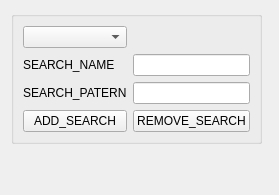
        <widget class="QWidget" name="serchTab">
         <layout class="QGridLayout" name="gridLayout_12">
          <item row="0" column="0" colspan="2">
           <widget class="QGroupBox" name="groupBox_7">
            <property name="title">
             <string/>
            </property>
            <layout class="QGridLayout" name="gridLayout_13">
             <item row="0" column="0">
              <widget class="QComboBox" name="sourcesComboBox"/>
             </item>
             <item row="1" column="0">
              <widget class="QLabel" name="label_24">
               <property name="text">
                <string>SEARCH_NAME</string>
               </property>
              </widget>
             </item>
             <item row="1" column="1">
              <widget class="QLineEdit" name="searchItemNameLineEdit"/>
             </item>
             <item row="2" column="0">
              <widget class="QLabel" name="label_25">
               <property name="text">
                <string>SEARCH_PATERN</string>
               </property>
              </widget>
             </item>
             <item row="2" column="1">
              <widget class="QLineEdit" name="searchItemPatternLineEdit"/>
             </item>
             <item row="3" column="0">
              <widget class="QPushButton" name="addSearchButton">
               <property name="text">
                <string>ADD_SEARCH</string>
               </property>
              </widget>
             </item>
             <item row="3" column="1">
              <widget class="QPushButton" name="removeSearchButton">
               <property name="text">
                <string>REMOVE_SEARCH</string>
               </property>
              </widget>
             </item>
            </layout>
           </widget>
          </item>
          <item row="1" column="0" colspan="3">
           <spacer name="verticalSpacer">
            <property name="orientation">
             <enum>Qt::Vertical</enum>
            </property>
            <property name="sizeHint" stdset="0">
             <size>
              <width>20</width>
              <height>40</height>
             </size>
            </property>
           </spacer>
          </item>
         </layout>
        </widget>
